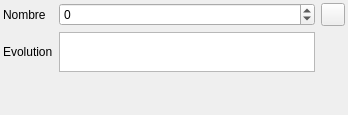
         <widget class="QWidget" name="page_4">
          <layout class="QGridLayout" name="gridLayout_5">
           <property name="margin">
            <number>3</number>
           </property>
           <item row="2" column="1">
            <widget class="QTextEdit" name="textEdit_evolution">
             <property name="sizePolicy">
              <sizepolicy hsizetype="Expanding" vsizetype="Expanding">
               <horstretch>0</horstretch>
               <verstretch>0</verstretch>
              </sizepolicy>
             </property>
             <property name="maximumSize">
              <size>
               <width>16777215</width>
               <height>40</height>
              </size>
             </property>
            </widget>
           </item>
           <item row="0" column="3">
            <widget class="QToolButton" name="toolButton_calc_nb">
             <property name="text">
              <string/>
             </property>
             <property name="icon">
              <iconset>
               <normaloff>:/plugins/Lamia/icons/numpad.png</normaloff>:/plugins/Lamia/icons/numpad.png</iconset>
             </property>
            </widget>
           </item>
           <item row="0" column="0">
            <widget class="QLabel" name="label_2">
             <property name="text">
              <string>Nombre</string>
             </property>
            </widget>
           </item>
           <item row="0" column="1">
            <widget class="QSpinBox" name="spinBox_nombre">
             <property name="minimum">
              <number>-1</number>
             </property>
            </widget>
           </item>
           <item row="2" column="0">
            <widget class="QLabel" name="label_6">
             <property name="text">
              <string>Evolution</string>
             </property>
            </widget>
           </item>
           <item row="3" column="1">
            <spacer name="verticalSpacer_11">
             <property name="orientation">
              <enum>Qt::Vertical</enum>
             </property>
             <property name="sizeHint" stdset="0">
              <size>
               <width>20</width>
               <height>40</height>
              </size>
             </property>
            </spacer>
           </item>
          </layout>
         </widget>
